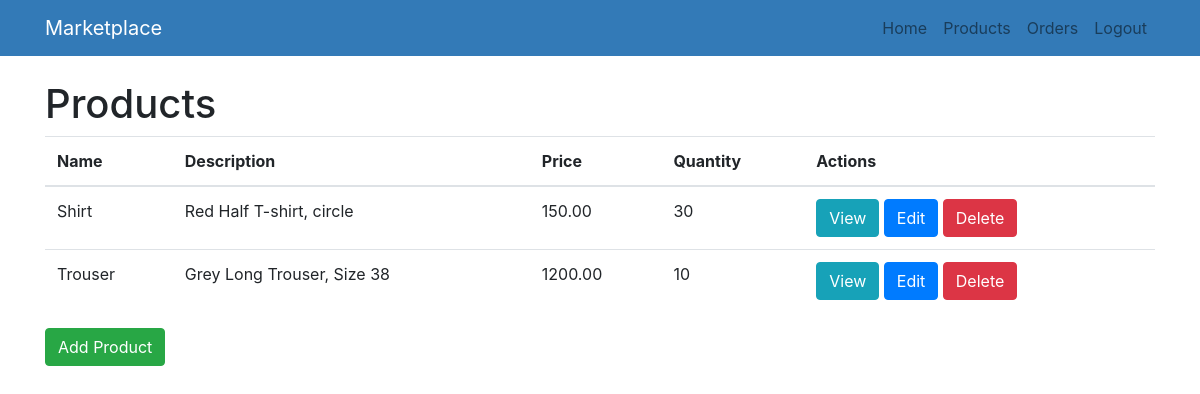
Page /market/product/ (signed in) on the committed database.
### marketplace/models.py (models this page shows, shortened)
class Product(models.Model):
    name = models.CharField(max_length=255)
    description = models.TextField(blank=True, null=True)
    price = models.DecimalField(max_digits=10, decimal_places=2)
    quantity = models.IntegerField(blank=False, null=False)

### marketplace/views.py (the view)
# urls.py: path('product/', ProductListView.as_view(), name='product_list'),
class ProductListView(LoginRequiredMixin, UserPassesTestMixin, ListView):
    model = Product
    template_name = 'marketplace/product_list.html'
    context_object_name = 'products'
    def test_func(self):
        return self.request.user.is_superuser

### templates/marketplace/product_list.html (shortened to what this page needs)
{% extends 'base.html' %}
{% block content %}
    <h1>Products</h1>
    <table class="table table-hover">
        <thead>
            <tr>
                <th>Name</th>
                <th>Description</th>
                <th>Price</th>
                <th>Quantity</th>
                <th>Actions</th>
            </tr>
        </thead>
        <tbody>
            {% for product in products %}
                <tr>
                    <td>{{ product.name }}</td>
                    <td>{{ product.description }}</td>
                    <td>{{ product.price }}</td>
                    <td>{{ product.quantity }}</td>
                    <td>
                        <a href="{% url 'product_detail' product.pk %}" class="btn btn-info">View</a>
                        <a href="{% url 'product_update' product.pk %}" class="btn btn-primary">Edit</a>
                        <form method="post" action="{% url 'product_delete' product.pk %}" style="display: inline">
                            <button type="submit" class="btn btn-danger" onclick="return confirm('Are you sure?')">Delete</button>
                        </form>
                    </td>
                </tr>
            {% empty %}
                <tr>
                    <td colspan="4">No products found.</td>
                </tr>
            {% endfor %}
        </tbody>
    </table>
    <a href="{% url 'product_create' %}" class="btn btn-success">Add Product</a>
{% endblock %}

### rows in the picture
Product: name "Shirt", description "Red Half T-shirt, circle", price "150.00", quantity "30"
Product: name "Trouser", description "Grey Long Trouser, Size 38", price "1200.00", quantity "10"
